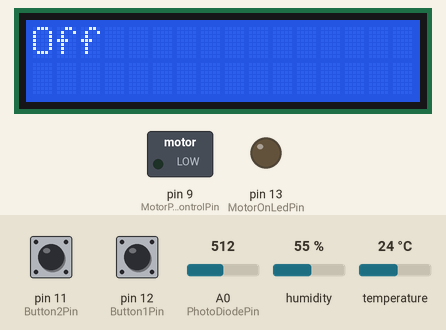
A sketch run on a simulated Arduino Uno, built with avr-gcc and run on an emulated ATmega328P. Shown: 16×2 character LCD, switched loads named in the sketch (green lamp = pin HIGH), output pins drawn as LEDs (lit = HIGH). Wiring (inferred from the names in the program): DHT11 sensor: data pin 2. The inputs (shaded band) are chosen by the test bench; at power-on: pin 12 (Button1Pin) LOW, pin 11 (Button2Pin) LOW, A0 (PhotoDiodePin) = 512, humidity 55 %, temperature 24 °C. EEPROM starts erased; what the sketch prints to the serial monitor is not drawn.

Above: at 1.3 s.
1.4 s: pin 12 (Button1Pin) pulled HIGH for 1 s
At 3.0 s:
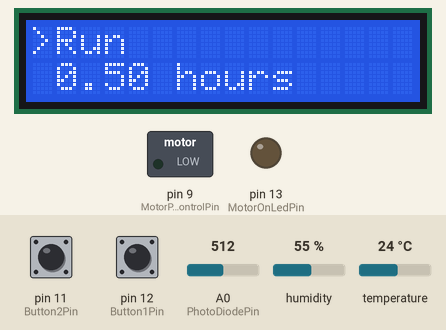
3.9 s: pin 11 (Button2Pin) pulled HIGH for 1 s
At 5.1 s:
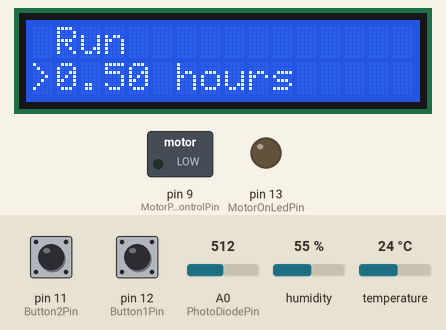
6.4 s: pin 11 (Button2Pin) pulled HIGH for 3.2 s
At 8.0 s:
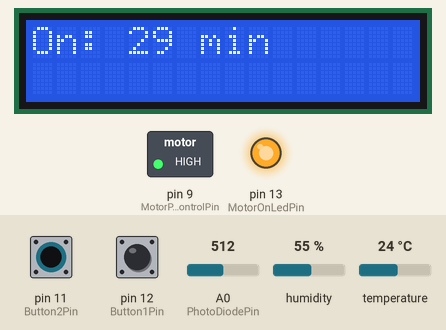
11.7 s: pin 12 (Button1Pin) pulled HIGH for 3.2 s
At 13.2 s:
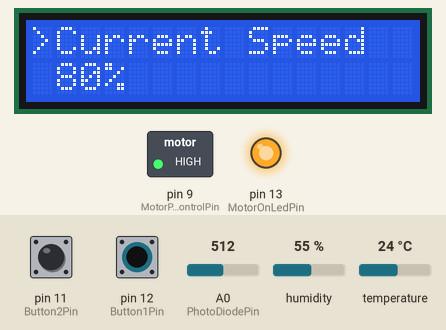
16.4 s: pin 11 (Button2Pin) pulled HIGH for 1 s
At 17.7 s:
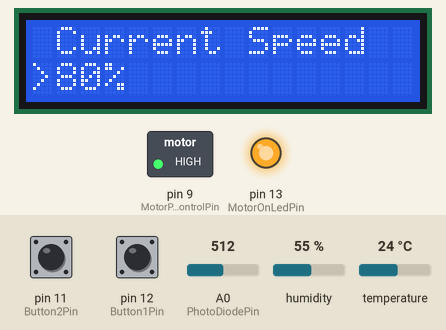
Timing chart, 0 to 19.4 s (numbered marks = the images above; inputs shaded):
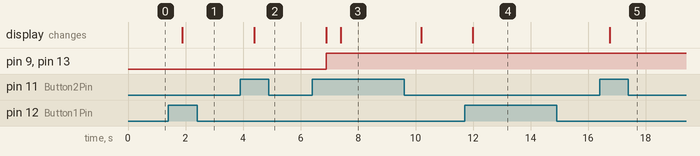

The sketch:

iaq.ino
```cpp
#include <Wire.h>
#include <Bounce.h>
#include <LiquidCrystal.h>
#include <EEPROM.h>


#include "DHT.h"
#include "State.h"
#include "LocalUI.h"
#include "SerialInterface.h"

// Pin 13 has an LED connected on most Arduino boards.
// give it a name:
#define MotorOnLedPin 13
#define Button1Pin 12
#define Button2Pin 11
#define Sensor1Pin 2
#define Sensor2Pin 3
#define Sensor3Pin 4
#define MotorPwmControlPin 9
#define PhotoDiodePin A0

#if DEBUG
#define SensorPollingInterval 10
#else
#define SensorPollingInterval 60
#endif

//Sensor, state Values
State state(MotorPwmControlPin, MotorOnLedPin);
LocalUI ui;
SerialInterface serialiface;

DHT dht1;
DHT dht2;
DHT dht3;

#define SensorCount 3
DHT* sensors[SensorCount];

long thisSecond = -1;

// the setup routine runs once when you press reset:
void setup() {
  state.setup(SensorCount + 1);      // One more sensor slot for outside temp, rh
  ui.setup(&state, Button1Pin, Button2Pin);
  serialiface.setup(&state);

  pinMode(MotorOnLedPin, OUTPUT);
  pinMode(MotorPwmControlPin, OUTPUT);

  Serial.begin(115200);
  dht1.setup(Sensor1Pin);
  dht2.setup(Sensor1Pin);
  dht3.setup(Sensor1Pin);

  sensors[0] = &dht1;
  sensors[1] = &dht2;
  sensors[2] = &dht3;
}

// the loop routine runs over and over again forever:
void loop() {
  long second = millis() / 1000;

  state.ambient = analogRead(PhotoDiodePin);

  serialiface.monitorSerial();
  ui.update();

  if (second >  thisSecond){
    state.decrementCountdown();
    thisSecond = second;

    if (second % SensorPollingInterval == 0){
      pollSensors();
    }
  }
  delay(250);
}

void pollSensors(){
      int sensorCount = state.getSensorCount();

      for(int i=0; i<SensorCount; i++){
          DHT* dht = sensors[i];

          float temp = dht->getTemperature();
          float humidity = dht->getHumidity();

          if (!isnan(temp))
            state.tempValues[i+1] = temp;
          if (!isnan(humidity))
            state.humidityValues[i+1] = humidity;
      }

      serialiface.reportSensors();
}
```

DHT.cpp
```cpp
// (licence header left out)
#include "DHT.h"

void DHT::setup(uint8_t pin, DHT_MODEL_t model)
{
  DHT::pin = pin;
  DHT::model = model;
  DHT::resetTimer(); // Make sure we do read the sensor in the next readSensor()

  if ( model == AUTO_DETECT) {
    DHT::model = DHT22;
    readSensor();
    if ( error == ERROR_TIMEOUT ) {
      DHT::model = DHT11;
      // Warning: in case we auto detect a DHT11, you should wait at least 1000 msec
      // before your first read request. Otherwise you will get a time out error.
    }
  }
}

void DHT::resetTimer()
{
  DHT::lastReadTime = millis() - 3000;
}

float DHT::getHumidity()
{
  readSensor();
  return humidity;
}

float DHT::getTemperature()
{
  readSensor();
  return temperature;
}

#ifndef OPTIMIZE_SRAM_SIZE

const char* DHT::getStatusString()
{
  switch ( error ) {
    case DHT::ERROR_TIMEOUT:
      return "TIMEOUT";

    case DHT::ERROR_CHECKSUM:
      return "CHECKSUM";

    default:
      return "OK";
  }
}

#else

// At the expense of 26 bytes of extra PROGMEM, we save 11 bytes of
// SRAM by using the following method:

prog_char P_OK[]       PROGMEM = "OK";
prog_char P_TIMEOUT[]  PROGMEM = "TIMEOUT";
prog_char P_CHECKSUM[] PROGMEM = "CHECKSUM";

const char *DHT::getStatusString() {
  prog_char *c;
  switch ( error ) {
    case DHT::ERROR_CHECKSUM:
      c = P_CHECKSUM; break;

    case DHT::ERROR_TIMEOUT:
      c = P_TIMEOUT; break;

    default:
      c = P_OK; break;
  }

  static char buffer[9];
  strcpy_P(buffer, c);

  return buffer;
}

#endif

void DHT::readSensor()
{
  // Make sure we don't poll the sensor too often
  // - Max sample rate DHT11 is 1 Hz   (duty cicle 1000 ms)
  // - Max sample rate DHT22 is 0.5 Hz (duty cicle 2000 ms)
  unsigned long startTime = millis();
  if ( (unsigned long)(startTime - lastReadTime) < (model == DHT11 ? 999L : 1999L) ) {
    return;
  }
  lastReadTime = startTime;

  temperature = NAN;
  humidity = NAN;

  // Request sample

  digitalWrite(pin, LOW); // Send start signal
  pinMode(pin, OUTPUT);
  if ( model == DHT11 ) {
    delay(18);
  }
  else {
    // This will fail for a DHT11 - that's how we can detect such a device
    delayMicroseconds(800);
  }

  pinMode(pin, INPUT);
  digitalWrite(pin, HIGH); // Switch bus to receive data

  // We're going to read 83 edges:
  // - First a FALLING, RISING, and FALLING edge for the start bit
  // - Then 40 bits: RISING and then a FALLING edge per bit
  // To keep our code simple, we accept any HIGH or LOW reading if it's max 85 usecs long

  word rawHumidity;
  word rawTemperature;
  word data;

  for ( int8_t i = -3 ; i < 2 * 40; i++ ) {
    byte age;
    startTime = micros();

    do {
      age = (unsigned long)(micros() - startTime);
      if ( age > 90 ) {
        error = ERROR_TIMEOUT;
        return;
      }
    }
    while ( digitalRead(pin) == (i & 1) ? HIGH : LOW );

    if ( i >= 0 && (i & 1) ) {
      // Now we are being fed our 40 bits
      data <<= 1;

      // A zero max 30 usecs, a one at least 68 usecs.
      if ( age > 30 ) {
        data |= 1; // we got a one
      }
    }

    switch ( i ) {
      case 31:
        rawHumidity = data;
        break;
      case 63:
        rawTemperature = data;
        data = 0;
        break;
    }
  }

  // Verify checksum

  if ( (byte)(((byte)rawHumidity) + (rawHumidity >> 8) + ((byte)rawTemperature) + (rawTemperature >> 8)) != data ) {
    error = ERROR_CHECKSUM;
    return;
  }

  // Store readings

  if ( model == DHT11 ) {
    humidity = rawHumidity >> 8;
    temperature = rawTemperature >> 8;
  }
  else {
    humidity = rawHumidity * 0.1;

    if ( rawTemperature & 0x8000 ) {
      rawTemperature = -(int16_t)(rawTemperature & 0x7FFF);
    }
    temperature = ((int16_t)rawTemperature) * 0.1;
  }

  error = ERROR_NONE;
}
```

DHT.h
```cpp
// (licence header left out)
#ifndef dht_h
#define dht_h

#if ARDUINO < 100
  #include <WProgram.h>
#else
  #include <Arduino.h>
#endif

class DHT
{
public:

  typedef enum {
    AUTO_DETECT,
    DHT11,
    DHT22,
    AM2302,  // Packaged DHT22
    RHT03    // Equivalent to DHT22
  }
  DHT_MODEL_t;

  typedef enum {
    ERROR_NONE = 0,
    ERROR_TIMEOUT,
    ERROR_CHECKSUM
  }
  DHT_ERROR_t;

  void setup(uint8_t pin, DHT_MODEL_t model=AUTO_DETECT);
  void resetTimer();

  float getTemperature();
  float getHumidity();

  DHT_ERROR_t getStatus() { return error; };
  const char* getStatusString();

  DHT_MODEL_t getModel() { return model; }

  int getMinimumSamplingPeriod() { return model == DHT11 ? 1000 : 2000; }

  int8_t getNumberOfDecimalsTemperature() { return model == DHT11 ? 0 : 1; };
  int8_t getLowerBoundTemperature() { return model == DHT11 ? 0 : -40; };
  int8_t getUpperBoundTemperature() { return model == DHT11 ? 50 : 125; };

  int8_t getNumberOfDecimalsHumidity() { return 0; };
  int8_t getLowerBoundHumidity() { return model == DHT11 ? 20 : 0; };
  int8_t getUpperBoundHumidity() { return model == DHT11 ? 90 : 100; };

  static float toFahrenheit(float fromCelcius) { return 1.8 * fromCelcius + 32.0; };
  static float toCelsius(float fromFahrenheit) { return (fromFahrenheit - 32.0) / 1.8; };

protected:
  void readSensor();

  float temperature;
  float humidity;

  uint8_t pin;

private:
  DHT_MODEL_t model;
  DHT_ERROR_t error;
  unsigned long lastReadTime;
};

#endif /*dht_h*/
```

LocalUI.cpp
```cpp
#include "LocalUI.h"
#include <Arduino.h>


void LocalUI::setup(State *_state, short button1Pin, short button2Pin)
{
  state = _state;
  pinMode(button1Pin, INPUT);
  pinMode(button2Pin, INPUT);

  button1 = new Bounce(button1Pin, 50);
  button2 = new Bounce(button2Pin, 50);

  lcd = new LiquidCrystal(0);
  lcd->begin(16, 2);
  lcd->setBacklight(HIGH);

  menu.setup(_state, lcd);
}

void LocalUI::update(){
    long thisSecond = millis() / 1000;

    LocalUI::readButtons(thisSecond);
    if (menu.isInMenu()){
      if (thisSecond > lastKeyPressSecond + 30)
        menu.leaveMenu();
    } else
    {
      LocalUI::outputMotorStatus();

      if (thisSecond % 5 == 0 && thisSecond != lastSensorOutSecond){
            LocalUI::outputSensorStatus();
            lastSensorOutSecond = thisSecond;
      }

      if (thisSecond % 10 == 0){
        LocalUI::backlight(thisSecond, state->ambient);
      }
    }
}

void LocalUI::outputMotorStatus(){
      int motor = state->getMotor();

      lcd->setCursor(0, 0);
      if (motor > 0){
        lcd->print("On:");
        lcd->print(motor);
      } else
      {
        lcd->print("Off");
      }

      if (state->intervalCountdown > 0 && state->intervalCountdown!=0xFFFF){
            lcd->setCursor(3, 0);
            lcd->print(" ");
            if (state->intervalCountdown > 3660){
                float hours = (float)state->intervalCountdown / 3660;
                lcd->print(hours);
                lcd->print(" hrs");
            } else if (state->intervalCountdown > 180){
                int minutes = state->intervalCountdown / 60;
                lcd->print(minutes);
                lcd->print(" min");
            } else
            {
                lcd->print(state->intervalCountdown);
                lcd->print(" sec");
            }
      }
      lcd->print("             ");
}

void LocalUI::outputSensorStatus(){
      lcd->setCursor(0, 1);
      int sensorCount = state->getSensorCount();
      int tries = 0;

      while(isnan(state->tempValues[currentOutSensor]) && isnan(state->humidityValues[currentOutSensor]) && tries++ < sensorCount){
        if (++currentOutSensor >= sensorCount)
            currentOutSensor = 0;
      }
      if (tries < sensorCount){
        if (currentOutSensor==0)
           lcd->print("Out ");
        else
        {
           lcd->print("S#");
           lcd->print(currentOutSensor);
           lcd->print(" ");
        }
        if (!isnan(state->tempValues[currentOutSensor])){
             lcd->print("T=");
             lcd->print((int)state->tempValues[currentOutSensor]);
             lcd->print("C ");
        }
        if (!isnan(state->humidityValues[currentOutSensor])){
             lcd->print("RH=");
             lcd->print((int)state->humidityValues[currentOutSensor]);
             lcd->print("%");
        }
      }
      lcd->print("       ");
      if (++currentOutSensor >= sensorCount)
            currentOutSensor = 0;

}


void LocalUI::backlight(long thisSecond, int ambient){
    if (ambient > 500){                  //Unit is to be installed in a basement with no natural light
      backlightOn(thisSecond);
    } else if (ambient < 400){             //Turn off backlight if lights are off and no one is around after about a min. 400..500 is the deadband to prevent jitter
      if (thisSecond > lcdLastOnSecond + 60){
        lcd->setBacklight(LOW);
      }
    }
}

void LocalUI::backlightOn(long thisSecond){
      lcdLastOnSecond = thisSecond;
      lcd->setBacklight(HIGH);
}

void LocalUI::readButtons(long thisSecond){
  button1->update();
  button2->update();
  if (button1Released && button1->read() == HIGH)
  {
    backlightOn(thisSecond);
    menu.button1();
    button1Released = false;
    lastKeyPressSecond = thisSecond;
  } else if (button1->read() == LOW)
  {
    button1Released = true;
  }
  if (button2Released && button2->read() == HIGH)
  {
    backlightOn(thisSecond);
    menu.button2();
    button2Released = false;
    lastKeyPressSecond = thisSecond;
  } else if (button2->read() == LOW){
    button2Released = true;
  }
}
```

LocalUI.h
```cpp
#ifndef localui_h
#define localui_h

#ifndef bounce_h
  #include <Bounce.h>
#endif

#ifndef liquidcrystal_h
  #include <LiquidCrystal.h>
#endif

#include "State.h"
#include "ConfigMenu.h"

class LocalUI
{
public:
  void setup(State *_state, short button1Pin, short button2Pin);
  void update();

private:
  ConfigMenu menu;
  void backlight(long thisSecond, int ambient);
  void readButtons(long thisSecond);
  void backlightOn(long thisSecond);
  void outputMotorStatus();
  void outputSensorStatus();
  Bounce *button1;
  Bounce *button2;
  bool button1Released;
  bool button2Released;
  LiquidCrystal *lcd;
  short photoDiodePin;
  long lcdLastOnSecond;
  short currentOutSensor;
  long lastSensorOutSecond;
  long lastKeyPressSecond;

  State *state;
};

#endif /*localui_h*/
```

SerialInterface.cpp
```cpp
#include "SerialInterface.h"

void SerialInterface::monitorSerial(void) {
  char *tok;
  char *p;
  char inChar=-1;

  while (Serial.available() > 0 && serialIndex < 255)
  {
       inChar = Serial.read(); // Read a character
       serialData[serialIndex] = inChar;
       serialData[++serialIndex] = '\0'; // Null terminate the string

       if (inChar == '\n'){ //Command terminator encountered
            if (serialData[0] == '@' && serialData[1]=='@'){  //Command received
              char *buf = serialData+2;
              for( tok = strtok_r(buf, ",=", &p);        // split using comma
                     tok;                                          // loop while str is not null
                     tok = strtok_r(NULL, ",=", &p)                 // get subsequent tokens
                 )
                 {
                    char isMotor = strcasecmp(tok,"Motor");
                    char isDuration = strcasecmp(tok,"Duration");
                    if (isMotor==0 || isDuration==0){
                      tok = strtok_r(NULL, ",=", &p);
                      int value = atoi(tok);
                      if (isMotor==0 && value>=0 && value<=100){
                        state->motorOn(value, 0xFFFF);
                      } else if (isDuration==0 && value>=0)
                        state->intervalCountdown = value;
                    }
                 }
            } else if (serialIndex > 10 && strncasecmp("weather:", serialData, 8)==0){  //outside weather sample received
                char *buf = serialData+8;
                for( tok = strtok_r(buf, " =", &p);        // split using comma
                       tok;                                          // loop while str is not null
                       tok = strtok_r(NULL, " =", &p)                 // get subsequent tokens
                   )
                   {
                      char isTemp = strcasecmp(tok,"temp");
                      char isRh = strcasecmp(tok,"rh");
                      if (isTemp==0 || isRh==0){
                        tok = strtok_r(NULL, " =", &p);
                        float value = atof(tok);
                        if (!isnan(value)){
                          if (isTemp==0)
                            state->tempValues[0] = value;
                           else if (isRh==0 && value>=0)
                            state->humidityValues[0] = value;
                          }
                      }
                   }
              }

            serialIndex = 0;
       }
  }
}

void SerialInterface::reportSensors(){
      Serial.print("IAQ: ");
      printValue("Motor", (int)state->getMotor());
      if (state->intervalCountdown != 0 && state->intervalCountdown != 0xFFFF)
        printValue("Countdown", (int)state->intervalCountdown);
      printValue("AmbientLight", (int)state->ambient);
#if DEBUG
      printValue("IntermittentOn", state->getIntermittentOn());
      printValue("IntermittentOff", state->getIntermittentOff());
#endif


      int sensorCount = state->getSensorCount();
      for(char i=1; i<sensorCount; i++){
          float temp = state->tempValues[i];
          float humidity = state->humidityValues[i];

          char pos = '0'+i;
          if (!isnan(temp)){
            keyNameTemp[4] = pos;
            printValue(keyNameTemp, temp);
          }
          if (!isnan(humidity)){
            keyNameHumidity[8] = pos;
            printValue(keyNameHumidity, humidity);
          }
      }
      Serial.println();
}

void SerialInterface::printValue(String name, int value){
      Serial.print(name);
      Serial.print("=");
      Serial.print(value);
      Serial.print(" ");
}

void SerialInterface::printValue(String name, float value){
      Serial.print(name);
      Serial.print("=");
      if (isnan(value)){
        Serial.print("null");
      } else
      {
        Serial.print(value);
      }
      Serial.print(" ");
}
```

SerialInterface.h
```cpp
#ifndef serialinterface_h
#define serialinterface_h

#include "State.h"
#include <Arduino.h>

class SerialInterface
{
public:
  void setup(State * stateObj){
        state = stateObj;
        keyNameTemp = "TempX";
        keyNameHumidity = "HumidityX";
  }
  void monitorSerial();
  void reportSensors();

private:
  void printValue(String name, int value);
  void printValue(String name, float value);

  char serialData[256]; // Allocate some space for incoming serial strings
  short serialIndex;
  State * state;
  char *keyNameTemp;
  char *keyNameHumidity;
};

#endif /*serialinterface_h*/
```

ConfigMenu.h
```cpp
#ifndef configmenu_h
#define configmenu_h

#ifndef liquidcrystal_h
  #include <LiquidCrystal.h>
#endif

#include "State.h"

#define MenuRun 0
#define MenuIntOn 1
#define MenuIntOff 2
#define MenuDefSpeed 3
#define MenuCurrentSpeed 4
#define MenuTurnOff 5

class ConfigMenu
{
public:
  void setup(State * _state, LiquidCrystal* _lcd){
    lcd = _lcd;
    state = _state;

    topMenu[MenuRun] = "Run";
    topMenu[MenuIntOn] = "Periodic On";
    topMenu[MenuIntOff] = "Periodic Off";
    topMenu[MenuDefSpeed] = "Default Speed";
    topMenu[MenuCurrentSpeed] = "Current Speed";
    topMenu[MenuTurnOff] = "Turn Off";
  }

  bool isInMenu(){
      return menuLevel > 0;
  }

  void button1();
  void button2();
  void leaveMenu();

private:
  void enterMenu();
  void showTopMenu();
  void showRunMenu(bool advance);
  void initBottomMenu();
  void showIntermittentMenu(bool advance);
  void showSpeedMenu(bool advance);
  void showHrsSelection(char* defaultSetting);
  LiquidCrystal* lcd;
  char *topMenu[6];
  short menuLevel;
  short topMenuIdx;
  short bottomMenuIdx;
  State * state;
};

#endif /*configmenu_h*/
```

Source omitted: State.h (3728 bytes), ConfigMenu.cpp (5131 bytes)

Measured:
- after the input at 1.4 s, the display: changes after 0.48 s (image 1)
- after the input at 3.9 s, the display: changes after 0.49 s (image 2)
- after the input at 6.4 s, pin 9 (MotorPwmControlPin), pin 13 (MotorOnLedPin): LOW → HIGH after 0.49 s; the display: first changes after 0.50 s (image 3 shows a later state)
- after the input at 11.7 s, the display: changes after 0.28 s (image 4)
- after the input at 16.4 s, the display: changes after 0.34 s (image 5)
